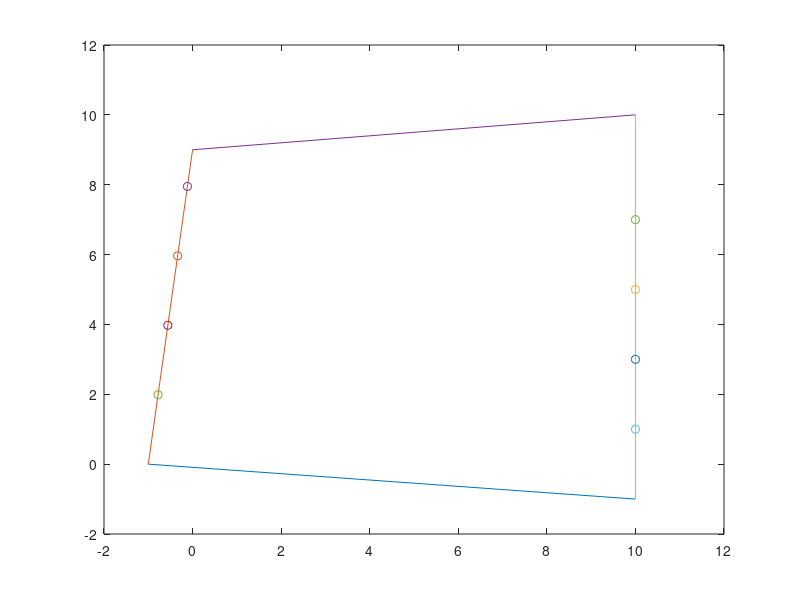

Reproduce this figure in MATLAB.
% Search Pattern Generator
% Richard Arthurs
% May 6, 2017
clf
close all
clear all
p1.x = -1;
p1.y = 0;
p2.x = 10;
p2.y = -1;
p3.x = 0;
p3.y = 9;
p4.x = 10;
p4.y = 10;
          
plot([p1.x,p2.x],[p1.y,p2.y])
hold on
plot([p1.x,p3.x],[p1.y,p3.y])
plot([p2.x,p4.x],[p2.y,p4.y])
plot([p3.x,p4.x],[p3.y,p4.y])
axis([-2,12,-2,12])

trackWidth = 2; % distance between passes
numSteps = (p3.y-p1.y)/trackWidth;

for i = 1:numSteps
    angLeft = atan((p3.y-p1.y)/(p3.x-p1.x));
    leftSide(i,1) = trackWidth*i*cos(angLeft) - abs(p1.x);  % referenced to p1.x so need to offset by it
    leftSide(i,2) = trackWidth*i*sin(angLeft); 
    plot(leftSide(i,1),leftSide(i,2),'o')

    angRight = atan((p4.y-p2.y)/(p4.x-p2.x));
    rightSide(i,1) = trackWidth*i*cos(angRight) + p2.x;  % referenced to p1.x so need to offset by it
    rightSide(i,2) = trackWidth*i*sin(angRight) - abs(p2.y); 
    plot(rightSide(i,1),rightSide(i,2),'o')
end

          
          